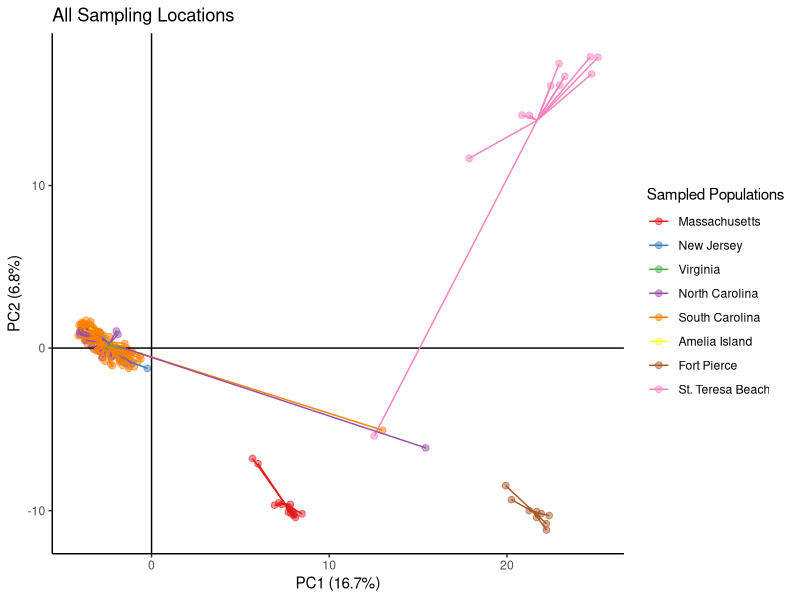

This figure's R source: (Note: this script raises an error after producing the figure.)
## PC 
rm(list=ls())
library(ggplot2)
library(readxl)
library(RColorBrewer)
dat <- read.delim("data/diop_233ind_3162snp.GT.txt",sep="\t") 
meta_sub = read.csv("data/233ind_meta.csv")

pc <- prcomp(t(dat))
scores <- data.frame(pc$x) #scores for all individuals through all PCs
scores = data.frame(pop = factor(meta_sub$State),scores)
scores$pop = factor(scores$pop,levels=levels(scores$pop)[c(3,4,8,5,6,1,2,7)])
xbar1 = tapply(scores$PC1,scores$pop,mean)
xbar2 = tapply(scores$PC2,scores$pop,mean)
scores = data.frame(scores[,c("pop","PC1","PC2")],
                    xbar1 = xbar1[match(scores$pop,names(xbar1))],
                    xbar2 = xbar2[match(scores$pop,names(xbar2))])
cols <- brewer.pal(n = length(unique(scores$pop)), name = "Set1")
print(head((((pc$sdev)^2)/sum((pc$sdev)^2))*100))

p2 <- ggplot(scores, aes(x=PC1, y=PC2, colour=pop))+
  geom_point(size=2, alpha = 0.5)+
    scale_color_manual(values = cols)+ 
  geom_hline(yintercept = 0)+
  geom_vline(xintercept = 0)+
    geom_segment(aes(x=PC1, y=PC2, xend=xbar1, yend=xbar2, colour = pop))+
  ggtitle("All Sampling Locations")+
  theme_classic()+
  labs(y= "PC2 (6.8%)", x= "PC1 (16.7%)", colour = "Sampled Populations")


#find sample IDs for outliers
tmp = scores[scores$PC1>10 & scores$PC1<18 & scores$PC2 > -10 & scores$PC2<0,]

pdf("output/PC.pdf")
print(p2)
print(p2 + annotate("text",x=tmp$PC1,y=tmp$PC2,label=rownames(tmp),adj=0))
dev.off()

#